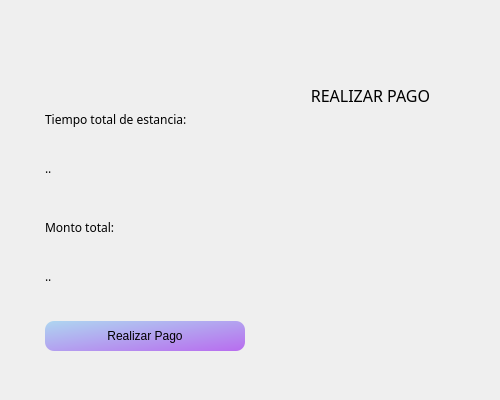
<?xml version="1.0" encoding="UTF-8"?>
<ui version="4.0">
 <class>pagar</class>
 <widget class="QDialog" name="pagar">
  <property name="geometry">
   <rect>
    <x>0</x>
    <y>0</y>
    <width>500</width>
    <height>400</height>
   </rect>
  </property>
  <property name="windowTitle">
   <string>Dialog</string>
  </property>
  <property name="styleSheet">
   <string notr="true">#pagar{
	border-image: url(:/Img/F4.png);
}</string>
  </property>
  <widget class="QWidget" name="pago" native="true">
   <property name="geometry">
    <rect>
     <x>15</x>
     <y>30</y>
     <width>470</width>
     <height>350</height>
    </rect>
   </property>
   <property name="sizePolicy">
    <sizepolicy hsizetype="Fixed" vsizetype="Fixed">
     <horstretch>0</horstretch>
     <verstretch>0</verstretch>
    </sizepolicy>
   </property>
   <property name="maximumSize">
    <size>
     <width>470</width>
     <height>350</height>
    </size>
   </property>
   <property name="styleSheet">
    <string notr="true">#pago{
	border-image: url(:/Img/F1.jfif);
	border-radius: 5px;
}</string>
   </property>
   <widget class="QLabel" name="label_6">
    <property name="geometry">
     <rect>
      <x>260</x>
      <y>50</y>
      <width>191</width>
      <height>31</height>
     </rect>
    </property>
    <property name="font">
     <font>
      <family>Microsoft YaHei</family>
      <pointsize>12</pointsize>
     </font>
    </property>
    <property name="text">
     <string>REALIZAR PAGO</string>
    </property>
    <property name="alignment">
     <set>Qt::AlignCenter</set>
    </property>
   </widget>
   <widget class="QWidget" name="verticalLayoutWidget">
    <property name="geometry">
     <rect>
      <x>30</x>
      <y>70</y>
      <width>201</width>
      <height>251</height>
     </rect>
    </property>
    <layout class="QVBoxLayout" name="verticalLayout">
     <item>
      <widget class="QLabel" name="label">
       <property name="font">
        <font>
         <family>Microsoft YaHei</family>
         <pointsize>9</pointsize>
        </font>
       </property>
       <property name="text">
        <string>Tiempo total de estancia:</string>
       </property>
      </widget>
     </item>
     <item>
      <spacer name="verticalSpacer">
       <property name="orientation">
        <enum>Qt::Vertical</enum>
       </property>
       <property name="sizeType">
        <enum>QSizePolicy::Fixed</enum>
       </property>
       <property name="sizeHint" stdset="0">
        <size>
         <width>20</width>
         <height>5</height>
        </size>
       </property>
      </spacer>
     </item>
     <item>
      <widget class="QLabel" name="tiempo_label">
       <property name="font">
        <font>
         <family>Microsoft YaHei</family>
         <pointsize>9</pointsize>
        </font>
       </property>
       <property name="text">
        <string>..</string>
       </property>
      </widget>
     </item>
     <item>
      <spacer name="verticalSpacer_3">
       <property name="orientation">
        <enum>Qt::Vertical</enum>
       </property>
       <property name="sizeType">
        <enum>QSizePolicy::Fixed</enum>
       </property>
       <property name="sizeHint" stdset="0">
        <size>
         <width>20</width>
         <height>15</height>
        </size>
       </property>
      </spacer>
     </item>
     <item>
      <widget class="QLabel" name="label_3">
       <property name="font">
        <font>
         <family>Microsoft YaHei</family>
         <pointsize>9</pointsize>
        </font>
       </property>
       <property name="text">
        <string>Monto total:</string>
       </property>
      </widget>
     </item>
     <item>
      <spacer name="verticalSpacer_2">
       <property name="orientation">
        <enum>Qt::Vertical</enum>
       </property>
       <property name="sizeType">
        <enum>QSizePolicy::Fixed</enum>
       </property>
       <property name="sizeHint" stdset="0">
        <size>
         <width>20</width>
         <height>5</height>
        </size>
       </property>
      </spacer>
     </item>
     <item>
      <widget class="QLabel" name="monto_label">
       <property name="font">
        <font>
         <family>Microsoft YaHei</family>
         <pointsize>9</pointsize>
        </font>
       </property>
       <property name="text">
        <string>..</string>
       </property>
      </widget>
     </item>
     <item>
      <spacer name="verticalSpacer_4">
       <property name="orientation">
        <enum>Qt::Vertical</enum>
       </property>
       <property name="sizeType">
        <enum>QSizePolicy::Fixed</enum>
       </property>
       <property name="sizeHint" stdset="0">
        <size>
         <width>20</width>
         <height>20</height>
        </size>
       </property>
      </spacer>
     </item>
     <item>
      <widget class="QPushButton" name="pushButton">
       <property name="sizePolicy">
        <sizepolicy hsizetype="Fixed" vsizetype="Fixed">
         <horstretch>0</horstretch>
         <verstretch>0</verstretch>
        </sizepolicy>
       </property>
       <property name="maximumSize">
        <size>
         <width>200</width>
         <height>30</height>
        </size>
       </property>
       <property name="styleSheet">
        <string notr="true">QPushButton{
border-width: 0px;
border-radius: 9px;
background-color: qlineargradient(spread:pad, x1:0, y1:0, x2:1, y2:1, stop:0 rgb(174, 214, 240), stop:1 rgb(184, 108, 239));}

QPushButton:hover{
	background-color: rgb(154,158,218);
    border-radius: 9px;
	color: black;
    selection-color: white;  
    padding: 2px 4px;

}
</string>
       </property>
       <property name="text">
        <string>Realizar Pago</string>
       </property>
      </widget>
     </item>
    </layout>
   </widget>
   <widget class="QLabel" name="label_2">
    <property name="geometry">
     <rect>
      <x>260</x>
      <y>130</y>
      <width>181</width>
      <height>131</height>
     </rect>
    </property>
    <property name="styleSheet">
     <string notr="true">image: url(:/Img/pagar.png);</string>
    </property>
    <property name="text">
     <string/>
    </property>
   </widget>
  </widget>
 </widget>
 <resources/>
 <connections/>
</ui>
